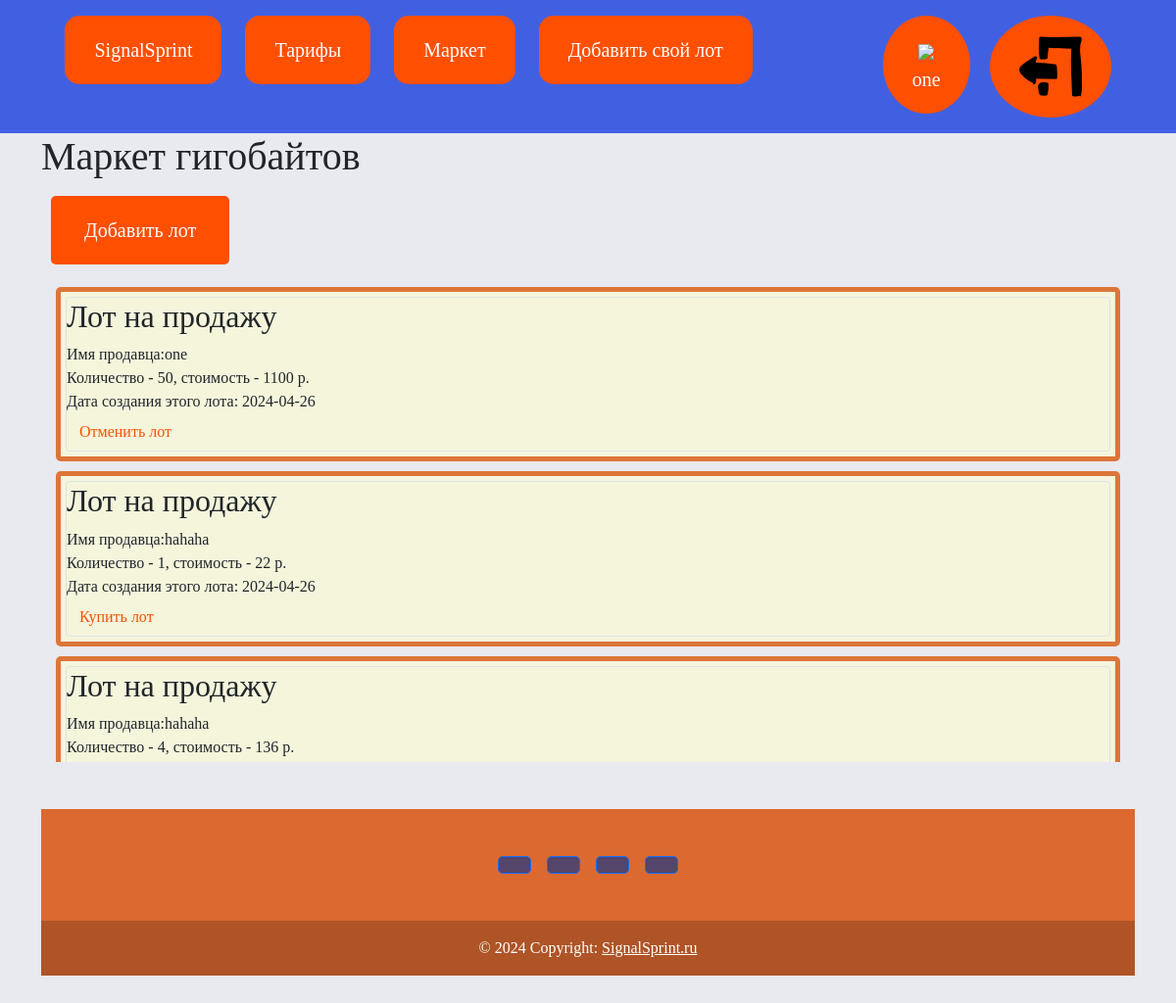
Page /market (signed in) on the committed database.
### data/users.py (models this page shows, shortened)
class User(SqlAlchemyBase, UserMixin, SerializerMixin):
    __tablename__ = 'user'
    id = sqlalchemy.Column(sqlalchemy.Integer,
                           primary_key=True, autoincrement=True)
    name = sqlalchemy.Column(sqlalchemy.String, nullable=True)
    phone_number = sqlalchemy.Column(sqlalchemy.String,
                                     index=True, unique=True, nullable=True)
    surname = sqlalchemy.Column(sqlalchemy.String, nullable=True)
    money = sqlalchemy.Column(sqlalchemy.Integer, nullable=True)
    hashed_password = sqlalchemy.Column(sqlalchemy.String, nullable=False)
    created_date = sqlalchemy.Column(sqlalchemy.DateTime,
                                     default=datetime.datetime.now)
    lots = orm.relationship("Lots", back_populates='user')
    paket_users = orm.relationship('Paket_Users', back_populates='user')

### data/lots.py (models this page shows)
class Lots(SqlAlchemyBase, SerializerMixin):
    __tablename__ = 'lots'
    id = sqlalchemy.Column(sqlalchemy.Integer,
                           primary_key=True, autoincrement=True)
    quantity = sqlalchemy.Column(sqlalchemy.Integer)
    price = sqlalchemy.Column(sqlalchemy.Integer)
    created_date = sqlalchemy.Column(sqlalchemy.DateTime,
                                     default=datetime.datetime.now)
    user_id = sqlalchemy.Column(sqlalchemy.Integer,
                                sqlalchemy.ForeignKey("user.id"))
    user = orm.relationship('User', back_populates='lots')

### server.py (the view)
@app.route("/market", methods=['GET', 'POST'])
def index():
    db_sess = db_session.create_session()
    tarif_flag = True
    if current_user.is_authenticated:
        paket_users = db_sess.query(Paket_Users).filter(Paket_Users.user_id == int(current_user.id)).first()
        tarif_flag = True if paket_users.tariff_id else False
    if current_user.is_authenticated:
        lots = db_sess.query(Lots).filter(
            (Lots.user != current_user) | (Lots.created_date > (datetime.datetime.now() - datetime.timedelta(days=30))))
    else:
        lots = db_sess.query(Lots).filter(Lots.created_date > (datetime.datetime.now() - datetime.timedelta(days=30)))
    return render_template("index.html", lots=lots, title='Лоты', tarif_flag=tarif_flag)

### data/db_session.py (called while the page is built)
def create_session() -> Session:
    global __factory
    return __factory()

### server.py (called while the page is built)
@login_manager.user_loader
def load_user(user_id):
    db_sess = db_session.create_session()
    return db_sess.query(User).get(user_id)

### templates/index.html (shortened to what this page needs)
{% extends "base.html" %}
{% block content %}
<h1>Маркет гигобайтов</h1>
{% if current_user.is_authenticated %}
{% if tarif_flag %}
<a href="lots" class="btn btn-sell">Добавить лот</a>
{% else %}
<button type="button" class="btn btn-sell" data-toggle="modal" data-target="#exampleModal">
    Добавить лот
</button>
{% endif %}
{% endif %}
<div class="sps_lots">
    {% for item in lots%}
    <div class="item">
        <div class="prosoika">
            <div class="in_item">
                <div class="ll">
                    <div class="lot">
                        <div class="col-md6 border rounded">
                            <h2>Лот на продажу</h2>
                            <div>
                                Имя продавца:{{item.user.name}}
                            </div>
                            <div>
                                Количество - {{item.quantity}}, стоимость - {{item.quantity * item.price}} р.<br>
                                Дата создания этого лота: {{item.created_date.date()}}
                            </div>
                            {% if current_user.is_authenticated %}
                            {% if current_user.id != item.user_id %}
                            {% if item.quantity * item.price > current_user.money %}
                            <button class="btn btn-buy" data-toggle="modal" data-target="#exampleModalA">Купить лот
                            </button>
                            {% else %}
                            <a href="/lots/{{ item.id }}" class="btn btn-buy">Купить лот</a>
                            {% endif %}
                            {% else %}
                            <a href="/lots_delete/{{ item.id }}" class="btn btn-buy">Отменить лот</a>
                            {% endif %}
                            {% endif %}
                        </div>
                    </div>
                </div>
            </div>
        </div>
    </div>
    {% endfor %}
</div>
{% endblock %}

### templates/base.html (shortened to what this page needs)
<!DOCTYPE html>
<html lang="en">
<head>
    <link rel="stylesheet"
          href="https://cdn.jsdelivr.net/npm/bootstrap@5.0.0-beta1/dist/css/bootstrap.min.css"
>
    <link rel="stylesheet" type="text/css" href="static/css/style_base.css"/>
</head>
<body>
<nav class="navbar-menu nav">
    <div class="div_menu">
        <a href="/" class="button_menu button">SignalSprint</a>
        <a href="/tarifs" class="button_menu button">Тарифы</a>
        <a href="/market" class="button_menu button">Маркет</a>
        {% if current_user.is_authenticated %}
        <a href="/lots" class="button_menu button">Добавить свой лот</a>
        {% endif %}
    </div>
    <div class="div_menu">
        {% if current_user.is_authenticated %}
        <a href="/profiles" class="profil button">
            {% if current_user.is_authenticated %}
            <img src='static/img/reg_profil.png'><br>
            {{ current_user.name }}
            {% endif %}
        </a>
        <a class="navbar-brand profil button" href="/logout">
            <img src='static/img/go_out.png'>
        </a>
        {% else %}
        <p>
            <a class="btn btn-primary " href="/register">Зарегистрироваться</a>
            <a class="btn btn-success" href="/login">Войти</a>
        </p>
        {% endif %}
    </div>
</nav>
<main role="main" class="container">
    {% block content %}
    {% endblock %}
</main>
<div class="container my-5">
    <footer class="text-center text-lg-start" style="background-color: #db6930;">
        <div class="container d-flex justify-content-center py-5">
            <button type="button" class="btn btn-primary btn-lg btn-floating mx-2"
                    style="background-color: #54456b;">
            </button>
            <button type="button" class="btn btn-primary btn-lg btn-floating mx-2"
                    style="background-color: #54456b;">
            </button>
            <button type="button" class="btn btn-primary btn-lg btn-floating mx-2"
                    style="background-color: #54456b;">
            </button>
            <button type="button" class="btn btn-primary btn-lg btn-floating mx-2"
                    style="background-color: #54456b;">
            </button>
        </div>
        <div class="text-center text-white p-3" style="background-color: rgba(0, 0, 0, 0.2);">
            © 2024 Copyright:
            <a class="text-white" href="https://www.google.com/">SignalSprint.ru</a>
        </div>
    </footer>
</div>
</body>
</html>

### static/css/style_base.css (style rules this page uses)
body { font-family: PT Astra Sans; background-color: #e9e9f0; }
div.div_menu .button { background-color: #FF4F00; border: none; color: white; padding: 20px 30px; text-align: center; text-decoration: none; display: inline-block; font-size: 20px; margin: 16px 10px; cursor: pointer; height: 100%; }
nav.navbar-menu div.div_menu { height: 100%; }
div.div_menu .button_menu { border-radius: 15px; }
div.div_menu .profil { border-radius: 50%; float: left; }
nav.navbar-menu { background-color: #4160E1; display: flex; justify-content: space-around; }
div.sps_lots { overflow: scroll; height: 500px; padding: 5px; }
.btn-sell { background-color: #FF4F00; border: none; color: white; padding: 20px 34px; text-align: center; text-decoration: none; display: inline-block; font-size: 20px; margin: 8px 10px; cursor: pointer; border-radius: 5px; }
div.item { margin: 10px; }
div.ll { padding: 5px; background-color: #f5f5dc ; }
div.in_item { padding: 5px; border: 5px; background-color: #DD7538 ; border-radius: 5px; }
div.in_item .btn-buy { color: #FF4F00; }
.container { width: auto; max-width: 1152px; }
.container { margin-right: auto; margin-left: auto; padding-left: 18px; padding-right: 18px; }

### rows in the picture
User: name "one"
Lots: user.name "one", quantity "50", item.quantity*item.price "1100", created_date "2024-04-26"
Lots: user.name "hahaha", quantity "1", item.quantity*item.price "22", created_date "2024-04-26"
Lots: user.name "hahaha", quantity "4", item.quantity*item.price "136"
